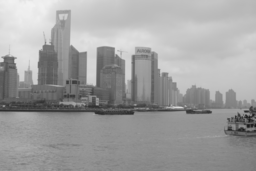
#> input picture hw2/data/shanghai/shanghai-17.png, 256 x 171 px, found by its file name
$ jupyter execute HW2.ipynb   (older library calls are emulated)
#> lines starting #> are read from the running program, lines starting #| are printed output that depends on the picture
### hw2/canny.py
import numpy as np

"""
   Mirror an image about its border.

   Arguments:
      image - a 2D numpy array of shape (sx, sy)
      wx    - a scalar specifying width of the top/bottom border
      wy    - a scalar specifying width of the left/right border

   Returns:
      img   - a 2D numpy array of shape (sx + 2*wx, sy + 2*wy) containing
              the original image centered in its interior and a surrounding
              border of the specified width created by mirroring the interior
"""
def mirror_border(image, wx = 1, wy = 1):
   assert image.ndim == 2, 'image should be grayscale'
   sx, sy = image.shape
   # mirror top/bottom
   top    = image[:wx:,:]
   bottom = image[(sx-wx):,:]
   img = np.concatenate( \
      (top[::-1,:], image, bottom[::-1,:]), \
      axis=0 \
   )
   # mirror left/right
   left  = img[:,:wy]
   right = img[:,(sy-wy):]
   img = np.concatenate( \
      (left[:,::-1], img, right[:,::-1]), \
      axis=1 \
   )
   return img

"""
   Pad an image with zeros about its border.

   Arguments:
      image - a 2D numpy array of shape (sx, sy)
      wx    - a scalar specifying width of the top/bottom border
      wy    - a scalar specifying width of the left/right border

   Returns:
      img   - a 2D numpy array of shape (sx + 2*wx, sy + 2*wy) containing
              the original image centered in its interior and a surrounding
              border of zeros
"""
def pad_border(image, wx = 1, wy = 1):
   assert image.ndim == 2, 'image should be grayscale'
   sx, sy = image.shape
   img = np.zeros((sx+2*wx, sy+2*wy))
   img[wx:(sx+wx),wy:(sy+wy)] = image
   return img

"""
   Remove the border of an image.

   Arguments:
      image - a 2D numpy array of shape (sx, sy)
      wx    - a scalar specifying width of the top/bottom border
      wy    - a scalar specifying width of the left/right border

   Returns:
      img   - a 2D numpy array of shape (sx - 2*wx, sy - 2*wy), extracted by
              removing a border of the specified width from the sides of the
              input image
"""
def trim_border(image, wx = 1, wy = 1):
   assert image.ndim == 2, 'image should be grayscale'
   sx, sy = image.shape
   img = np.copy(image[wx:(sx-wx),wy:(sy-wy)])
   return img

"""
   Return an approximation of a 1-dimensional Gaussian filter.

   The returned filter approximates:

   g(x) = 1 / sqrt(2 * pi * sigma^2) * exp( -(x^2) / (2 * sigma^2) )

   for x in the range [-3*sigma, 3*sigma]
"""
def gaussian_1d(sigma = 1.0):
   width = np.ceil(3.0 * sigma)
   x = np.arange(-width, width + 1)
   g = np.exp(-(x * x) / (2 * sigma * sigma))
   g = g / np.sum(g)          # normalize filter to sum to 1 ( equivalent
   g = np.atleast_2d(g)       # to multiplication by 1 / sqrt(2*pi*sigma^2) )
   return g

"""
   CONVOLUTION

   Convolve a 2D image with a 2D filter.

   Requirements:

   (1) Return a result the same size as the input image.

   (2) You may assume the filter has odd dimensions.

   (3) The result at location (x,y) in the output should correspond to
       aligning the center of the filter over location (x,y) in the input
       image.

   (4) When computing a product at locations where the filter extends beyond
       the defined image, treat missing terms as zero.  (Equivalently stated,
       treat the image as being padded with zeros around its border).

   You must write the code for the nested loops of the convolutions yourself,
   using only basic loop constructs, array indexing, multiplication, and
   addition operators.  You may not call any Python library routines that
   implement convolution.

   Arguments:
      image  - a 2D numpy array
      filt   - a 1D or 2D numpy array, with odd dimensions

   Returns:
      result - a 2D numpy array of the same shape as image, containing the
               result of convolving the image with filt
"""
def conv_2d(image, filt):
   # make sure that both image and filter are 2D arrays
   assert image.ndim == 2, 'image should be grayscale'
   filt = np.atleast_2d(filt)
   # get image and filter size
   sx, sy = image.shape
   sk, sl = filt.shape
   # pad image border by filter width
   wx = (sk - 1) // 2
   wy = (sl - 1) // 2
   image = pad_border(image, wx, wy)
   # intialize convolution result
   result = np.zeros(image.shape)
   # convolve
   for x in range(wx, sx + wx):
      for y in range(wy, sy + wy):
         for k in range(sk):
            for l in range(sl):
               result[x,y] = result[x,y] + \
                  image[x-wx+k, y-wy+l] * filt[sk-1-k, sl-1-l]
   # remove padding
   result = trim_border(result, wx, wy)
   return result

"""
   CONVOLUTION WITH GAUSSIAN

   Convolve the input image with a 2D filter G(x,y) defined by:

   G(x,y) = 1 / sqrt(2 * pi * sigma^2) * exp( -(x^2 + y^2) / (2 * sigma^2) )

   You may approximate the G(x,y) filter by computing it on a
   discrete grid for both x and y in the range [-3*sigma, 3*sigma].

   See the gaussian_1d function for reference.

   Note:
   (1) Remember that the Gaussian is a separable filter.
   (2) Denoising should not create artifacts along the border of the image.
       Make an appropriate assumption in order to obtain visually plausible
       results along the border.

   Arguments:
      image - a 2D numpy array
      sigma - standard deviation of the Gaussian

   Returns:
      img   - smoothed image, a 2D numpy array of the same shape as the input
"""
def conv_2d_gaussian(image, sigma = 1.0):
   # generate Gaussian filters
   fx = gaussian_1d(sigma)
   fy = np.transpose(fx)
   # pad image by mirroring
   width = (fx.shape[1] - 1) // 2
   img = mirror_border(image, width, width)
   # convolve
   img = conv_2d(conv_2d(img, fx), fy)
   # remove padding
   img = trim_border(img, width, width)
   return img

"""
   SOBEL GRADIENT OPERATOR

   Compute an estimate of the horizontal and vertical gradients of an image
   by applying the Sobel operator.

   The Sobel operator estimates gradients dx, dy, of an image I as:

         [  1  2  1 ]
   dx =  [  0  0  0 ] (*) I
         [ -1 -2 -1 ]

         [ 1  0  -1 ]
   dy =  [ 2  0  -2 ] (*) I
         [ 1  0  -1 ]

   where (*) denotes convolution.

   Note:
      (1) Your implementation should be as efficient as possible.
      (2) Avoid creating artifacts along the border of the image.

   Arguments:
      image - a 2D numpy array

   Returns:
      dx    - gradient in x-direction at each point
              (a 2D numpy array, the same shape as the input image)
      dy    - gradient in y-direction at each point
              (a 2D numpy array, the same shape as the input image)

"""
def sobel_gradients(image):
   # make sure that image is a 2D array
   assert image.ndim == 2
   # define filters
   fx_a = np.transpose(np.atleast_2d([1,0,-1]))
   fx_b = np.atleast_2d([1,2,1])
   fy_a = np.transpose(np.atleast_2d([1,2,1]))
   fy_b = np.atleast_2d([1,0,-1])
   # pad image by mirroring
   img = mirror_border(image, 1, 1)
   # compute gradients via separable convolution
   dx = conv_2d(conv_2d(img, fx_a), fx_b)
   dy = conv_2d(conv_2d(img, fy_a), fy_b)
   # remove padding
   dx = trim_border(dx, 1, 1)
   dy = trim_border(dy, 1, 1)
   return dx, dy

"""
   NONMAXIMUM SUPPRESSION

   Given an estimate of edge strength (mag) and direction (theta) at each
   pixel, suppress edge responses that are not a local maximum along the
   direction perpendicular to the edge.

   Equivalently stated, the input edge magnitude (mag) represents an edge map
   that is thick (strong response in the vicinity of an edge).  We want a
   thinned edge map as output, in which edges are only 1 pixel wide.  This is
   accomplished by suppressing (setting to 0) the strength of any pixel that
   is not a local maximum.

   Note that the local maximum check for location (x,y) should be performed
   not in a patch surrounding (x,y), but along a line through (x,y)
   perpendicular to the direction of the edge at (x,y).

   A simple, and sufficient strategy is to check if:
      ((mag[x,y] > mag[x + ox, y + oy]) and (mag[x,y] >= mag[x - ox, y - oy]))
   or
      ((mag[x,y] >= mag[x + ox, y + oy]) and (mag[x,y] > mag[x - ox, y - oy]))
   where:
      (ox, oy) is an offset vector to the neighboring pixel in the direction
      perpendicular to edge direction at location (x, y)

   Arguments:
      mag    - a 2D numpy array, containing edge strength (magnitude)
      theta  - a 2D numpy array, containing edge direction in [0, 2*pi)

   Returns:
      nonmax - a 2D numpy array, containing edge strength (magnitude), where
               pixels that are not a local maximum of strength along an
               edge have been suppressed (assigned a strength of zero)
"""
def nonmax_suppress(mag, theta):
   # make sure that input is 2D
   assert mag.ndim == 2
   assert theta.ndim == 2
   # pad input
   mag   = pad_border(mag, 1, 1)
   theta = pad_border(theta, 1, 1)
   # compute unit vector in direction of gradient
   offset_x = np.round(np.cos(theta)).astype(int);
   offset_y = np.round(np.sin(theta)).astype(int);
   # nonmax suppress
   sx, sy = mag.shape
   nonmax = np.zeros((sx, sy))
   for x in range(1,sx-1):
      for y in range(1,sy-1):
         ox = offset_x[x,y]
         oy = offset_y[x,y]
         val   = mag[x,y]
         val_a = mag[x + ox, y + oy]
         val_b = mag[x - ox, y - oy]
         if (((val > val_a) and (val >= val_b)) or \
             ((val > val_b) and (val >= val_a))):
            nonmax[x,y] = mag[x,y]
   # remove padding
   nonmax = trim_border(nonmax, 1, 1)
   return nonmax

"""
   CANNY EDGE DETECTOR

   Canny edge detector with nonmax suppression.

   NOTE: Returned arguments changed since Homework 1.

   Given an input image:

   (1) Compute gradients in x- and y-directions at every location using the
       Sobel operator.  See sobel_gradients() above.

   (2) Estimate edge strength (gradient magnitude) and direction.

   (3) Perform nonmaximum suppression of the edge strength map, thinning it
       in the direction perpendicular to that of a local edge.
       See nonmax_suppress() above.

   Arguments:
      image    - a 2D numpy array

   Returns:
      mag      - edge strength after nonmaximum suppression
      theta    - edge orientation at each pixel
"""
def canny_nmax(image):
   # make sure that image is a 2D array
   assert image.ndim == 2
   # estimate gradients
   dx, dy = sobel_gradients(image)
   # compute gradient magnitude and direction
   mag   = np.sqrt((dx * dx) + (dy * dy))
   theta = np.arctan2(dy, dx)
   # nonmax suppress
   mag = nonmax_suppress(mag, theta)
   return mag, theta

### hw2/visualize.py
import numpy as np
import matplotlib.pyplot as plt

"""
   Visualize interest point detections on an image.

   Plot N detected interest points as red circles overlaid on the image.

   As a visual indicator of interest point score, scale red color intensity
   with relative score.

   Arguments:
      image       - a grayscale image in the form of a 2D numpy
      xs          - numpy array of shape (N,) containing x-coordinates
      ys          - numpy array of shape (N,) containing y-coordinates
      scores      - numpy array of shape (N,) containing scores
"""
def plot_interest_points(image, xs, ys, scores):
   assert image.ndim == 2, 'image should be grayscale'
   # determine color scale
   s_rank = np.argsort(scores)
   N = s_rank.size
   colors = np.zeros((N,3))
   colors[:,0] = 0.95 * (s_rank / N) + 0.05
   # display points
   plt.figure()
   plt.imshow(image, cmap='gray')
   plt.scatter(ys,xs,c=colors)

"""
   Visualize feature matches.

   Draw lines from feature locations in the first image to matching locations
   in the second.

   Only display matches with scores above a specified threshold (th).

   Reasonable values for the threshold are dependent on your scheme for
   scoring matches.  Varying the threshold to display only the best matches
   can be a useful debugging tool.

   Arguments:
      image0  - a grayscale image in the form of a 2D numpy (first image)
      image1  - a grayscale image in the form of a 2D numpy (second image)
      xs0     - numpy array of shape (N0,) containing x-coordinates of the
                interest points for features in the first image
      ys0     - numpy array of shape (N0,) containing y-coordinates of the
                interest points for features in the first image
      xs1     - numpy array of shape (N1,) containing x-coordinates of the
                interest points for features in the second image
      ys1     - numpy array of shape (N1,) containing y-coordinates of the
                interest points for features in the second image
      matches - a numpy array of shape (N0,) containing, for each feature in
                the first image, the index of the best match in the second
      scores  - a numpy array of shape (N0,) containing a real-valued score
                for each pair of matched features
      th      - threshold; only display matches with scores above threshold
"""
# [30 lines left out: function plot_matches, not called in this run]

"""
   Given two images and an translation t = [tx ty] that aligns them, overlay
   and display them in a common coordinate frame.

   The second image is translated and pasted on top of the first.

   Arguments:
      image0  - a grayscale image in the form of a 2D numpy (first image)
      image1  - a grayscale image in the form of a 2D numpy (second image)
      tx      - predicted translation in x-direction between images
      ty      - predicted translation in y-direction between images
"""
# [18 lines left out: function show_overlay, not called in this run]

### hw2/HW2.ipynb
[cell 1]
import numpy as np
import imageio as misc
import numpy as np
import matplotlib.pyplot as plt

"""
   Convert an RGB image to grayscale.

   This function applies a fixed weighting of the color channels to form the
   resulting intensity image.

   Arguments:
      rgb   - a 3D numpy array of shape (sx, sy, 3) storing an RGB image

   Returns:
      gray  - a 2D numpy array of shape (sx, sy) storing the corresponding
              grayscale image
"""
def rgb2gray(rgb):
    gray = np.dot(rgb[...,:3],[0.29894, 0.58704, 0.11402])
    return gray
def load_image(filename):
    image = misc.imread(filename)
#> image is the input picture: shape (171, 256); min 23, max 242, mean 159.4
    if (image.ndim == 3):
        image = rgb2gray(image)
    return image


## fname = '/home/nian/Desktop/hw1_release/data/69015.jpg'
fname = 'C:/Users/59381/Desktop/hw2_release/data/shanghai/shanghai-17.png'
image = load_image(fname)
plt.imshow(image, cmap = 'gray',vmin=0, vmax=255)
plt.show()

"""
   INTEREST POINT OPERATOR (12 Points Implementation + 3 Points Write-up)

   Implement an interest point operator of your choice.

   Your operator could be:

   (A) The Harris corner detector (Szeliski 4.1.1)

               OR

   (B) The Difference-of-Gaussians (DoG) operator defined in:
       Lowe, "Distinctive Image Features from Scale-Invariant Keypoints", 2004.
       https://www.cs.ubc.ca/~lowe/papers/ijcv04.pdf

               OR

   (C) Any of the alternative interest point operators appearing in
       publications referenced in Szeliski or in lecture

              OR

   (D) A custom operator of your own design

   You implementation should return locations of the interest points in the
   form of (x,y) pixel coordinates, as well as a real-valued score for each
   interest point.  Greater scores indicate a stronger detector response.

   In addition, be sure to apply some form of spatial non-maximum suppression
   prior to returning interest points.

   Whichever of these options you choose, there is flexibility in the exact
   implementation, notably in regard to:

   (1) Scale

       At what scale (e.g. over what size of local patch) do you operate?

       You may optionally vary this according to an input scale argument.

       We will test your implementation at the default scale = 1.0, so you
       should make a reasonable choice for how to translate scale value 1.0
       into a size measured in pixels.

   (2) Nonmaximum suppression

       What strategy do you use for nonmaximum suppression?

       A simple (and sufficient) choice is to apply nonmaximum suppression
       over a local region.  In this case, over how large of a local region do
       you suppress?  How does that tie into the scale of your operator?

   For making these, and any other design choices, keep in mind a target of
   obtaining a few hundred interest points on the examples included with
   this assignment, with enough repeatability to have a large number of
   reliable matches between different views.

   If you detect more interest points than the requested maximum (given by
   the max_points argument), return only the max_points highest scoring ones.

   In addition to your implementation, include a brief write-up (in hw2.pdf)
   of your design choices.

   Arguments:
      image       - a grayscale image in the form of a 2D numpy array
      max_points  - maximum number of interest points to return
      scale       - (optional, for your use only) scale factor at which to
                    detect interest points

   Returns:
      xs          - numpy array of shape (N,) containing x-coordinates of the
                    N detected interest points (N <= max_points)
      ys          - numpy array of shape (N,) containing y-coordinates
      scores      - numpy array of shape (N,) containing a real-valued
                    measurement of the relative strength of each interest point
                    (e.g. corner detector criterion OR DoG operator magnitude)

[cell 2]
from util import *
from visualize import *
from hw2 import *
from canny import *

[cell 3]
def find_interest_points(image, max_points = 200, scale = 1.0):
   # check that image is grayscale
    assert image.ndim == 2, 'image should be grayscale'
   ##########################################################################
   # TODO: YOUR CODE HERE
    mag, theta = canny_nmax(image)
#> in mirror_border, `left  = img[:,:wy]`: left = 173 values, max 235 at index 3, min 43 at index 111, mean 161.8
#> in mirror_border, `right = img[:,(sy-wy):]`: right = 173 values, max 208 at index 36, min 23 at index 126, mean 156.5
#> after the loop in conv_2d, `for x in range(wx, sx + wx):`:
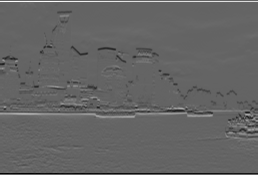
#> result: shape (175, 258) float64; min -158, max 241, mean -0.4; drawn with min black and max white
#> in conv_2d (call 4), `filt = np.atleast_2d(filt)`: filt = [[1, 0, -1]]
#> after the loop in conv_2d (call 4), `for x in range(wx, sx + wx):`:
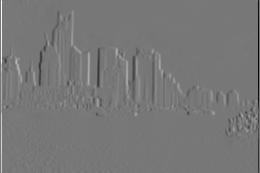
#> result: shape (173, 260) float64; min -832, max 938, mean -0.1; drawn with min black and max white
#> in canny_nmax, `mag   = np.sqrt((dx * dx) + (dy * dy))`:
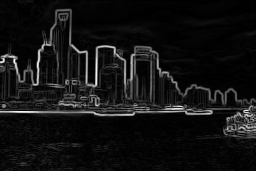
#> mag: shape (171, 256) float64; min 0, max 470.7, mean 34.4; drawn with min black and max white
#> in canny_nmax, `theta = np.arctan2(dy, dx)`:
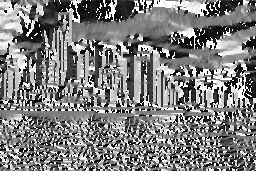
#> theta: shape (171, 256) float64; min -3.14, max 3.14, mean -0.0275; drawn with min black and max white
#> in nonmax_suppress, `offset_x = np.round(np.cos(theta)).astype(int);`:
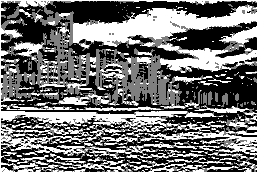
#> offset_x: shape (173, 258) int64; min -1, max 1, mean -0.101; drawn with min black and max white
#> in nonmax_suppress, `offset_y = np.round(np.sin(theta)).astype(int);`:
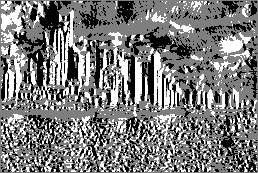
#> offset_y: shape (173, 258) int64; min -1, max 1, mean -0.035; drawn with min black and max white
#> after the loop in nonmax_suppress, `for x in range(1,sx-1):`:
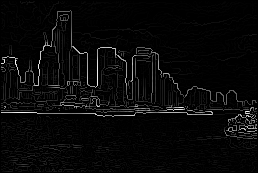
#> nonmax: shape (173, 258) float64; min 0, max 470.7, mean 16.4; drawn with min black and max white
##    image = nonmax_suppress(mag,theta)
    m = len(image)
#> m = 171
    n = len(image[0])
#> n = 256
    xs= np.zeros(m*n)
    ys = np.zeros(m*n)
    scores= np.zeros(m*n)
    sobel = sobel_gradients(image)
    I_x = sobel[0]
    I_y = sobel[1]
    ## apply window function, gaussian
    Ixx = conv_2d_gaussian(I_x**2,scale)
#> call 3 of mirror_border, with wx = 3, wy = 3
#> in mirror_border (call 3), `img = np.concatenate( \ (top[::-1,:], image, bottom[::-1,:]), \ axis=0..`:
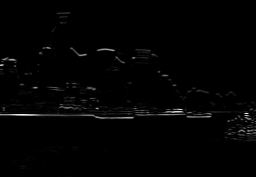
#> img: shape (177, 256) float64; min 0, max 219024, mean 2570.2; drawn with min black and max white
#> in mirror_border (call 3), `left  = img[:,:wy]`: left = 177 rows, first 8: [1, 25, 100], [16, 9, 1], [0, 1, 9], [0, 1, 9], [16, 9, 1], [1, 25, 100], [256, 256, 256], [361, 256, 169]
#> in mirror_border (call 3), `right = img[:,(sy-wy):]`: right = 177 rows, first 8: [25, 36, 25], [9, 1, 0], [1, 4, 1], [1, 4, 1], [9, 1, 0], [25, 36, 25], [16, 16, 16], [16, 16, 16]
#> in pad_border (call 11), `img[wx:(sx+wx),wy:(sy+wy)] = image`:
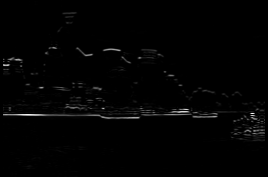
#> img: shape (177, 268) float64; min 0, max 219024, mean 2545.3; drawn with min black and max white
#> in conv_2d (call 10), `filt = np.atleast_2d(filt)`: filt = [0.00443, 0.054, 0.242, 0.399, 0.242, 0.054, 0.00443]
#> after the loop in conv_2d (call 10), `for x in range(wx, sx + wx):`:
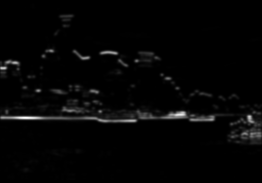
#> result: shape (183, 262) float64; min 0, max 115211.5, mean 2506.3; drawn with min black and max white
#> (the rest of the program and of its run is left out)
